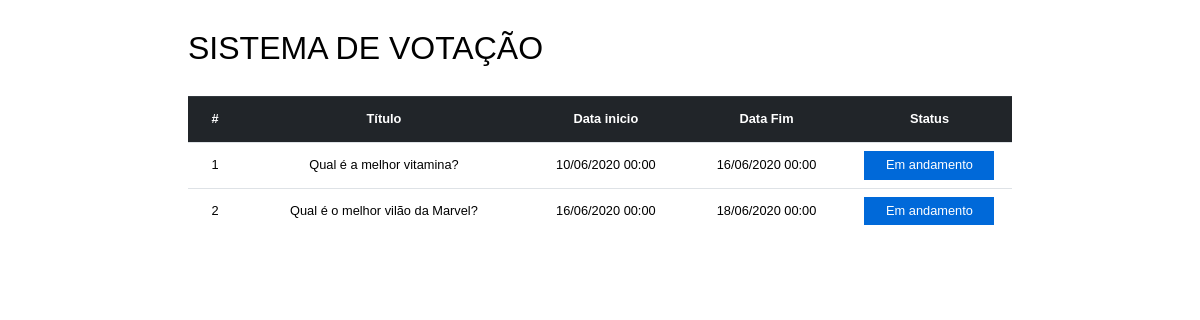
/webapp/index.php, run on an earlier commit of the app's database.
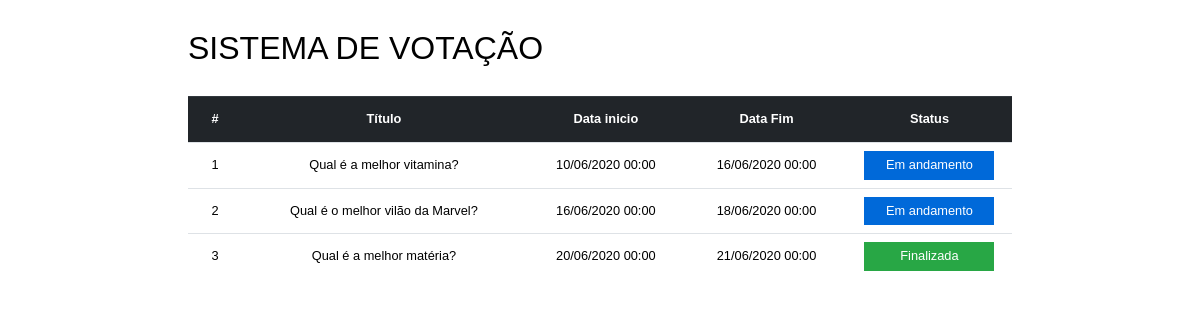
And on a later commit of the database.
### tables this page shows
create table if not exists Enquetes (
    id_enquete int(5) not null auto_increment,
    titulo text not null,
    dt_inicio datetime not null,
    dt_termino datetime not null,
    id_status int(5) not null,
    primary key(id_enquete)
);

create table if not exists Estados (
    id_status int(5) not null auto_increment,
    descricao text not null,
    primary key(id_status)
);

### webapp/src/Controller/ListaEnquete.php (called while the page is built, shortened)
<?php
class ListaEnquete implements InterfaceControladorRequisicao
{
    private $obj_enquete;
    public function __construct()
    {
        $this->obj_enquete = new Enquete();
    }
    public function processa_requisicao(): void
    {
        $enquetes = $this->obj_enquete->listar_todos();
        $obj_status = new Status();
        require __DIR__ . '/../../views/enquetes/lista-enquetes.php';
    }
}

### webapp/index.php (called while the page is built, shortened)
<?php
require './config/autoload.php';
$controlador = new ListaEnquete();
$controlador->processa_requisicao();

### webapp/config/autoload.php (called while the page is built, shortened)
<?php
spl_autoload_register(function (string $nomeCompletoDaClasse) {
    $caminhoArquivo = str_replace('SIGNOWEB\\TestePratico', 'src', $nomeCompletoDaClasse);
    $caminhoArquivo = str_replace('\\', DIRECTORY_SEPARATOR, $caminhoArquivo);
    $caminhoArquivo .= '.php';
});

### webapp/src/Conexao.php (called while the page is built, shortened)
<?php
class Conexao
{
    public static function conectar_banco(): mysqli
    {
        $servername = "mysql";
        $username = "root";
        $password = "enquete";
        $dbname = "enquete";
        $conn = new mysqli($servername, $username, $password, $dbname);
        $conn->set_charset('utf8');
        return $conn;
    }
}

### webapp/src/Model/Enquete.php (called while the page is built, shortened)
<?php
class Enquete
{
    private $mysql;
    public function __construct()
    {
        $this->mysql = Conexao::conectar_banco();
    }
    public function validarData()
    {
        $id_status = 3;
        $editaEnquete = $this->mysql->prepare('UPDATE Enquetes SET  id_status = ? WHERE dt_termino < ?');
        $id_status = 1;
        $editaEnquete = $this->mysql->prepare('UPDATE Enquetes SET  id_status = ? WHERE dt_inicio > ?');
        $id_status = 2;
        $editaEnquete = $this->mysql->prepare('UPDATE Enquetes SET  id_status = ? WHERE ? BETWEEN dt_inicio AND dt_termino');
    }
    public function listar_todos(): array
    {
        $resultado = $this->mysql->query("SELECT * from Enquetes as e WHERE
        (SELECT count(*) FROM Opcoes WHERE id_enquete = e.id_enquete) > 2");
        return $resultado->fetch_all(MYSQLI_ASSOC);
    }
}

### webapp/src/Model/Status.php (called while the page is built, shortened)
<?php
class Status
{
    private $mysql;
    public function __construct()
    {
        $this->mysql = Conexao::conectar_banco();
    }
    public function descricaoPorId(int $id): string
    {
        $selecionaStatus = $this->mysql->prepare('SELECT descricao FROM Estados WHERE id_status = ?');
        $selecionaStatus->bind_param('i', $id);
        $selecionaStatus->execute();
        $status = $selecionaStatus->get_result()->fetch_row();
        return $status[0];
    }
    public function corStatus($id_status): string
    {
        switch ($id_status) {
            case 2:
                return 'progress';
            case 3:
                return 'done';
        }
    }
}

### webapp/views/enquetes/lista-enquetes.php (the view)
<?php include __DIR__ . '/../inicio.php';?>
<div class="container">
    <h1>
        SISTEMA DE VOTAÇÃO
    </h1>
    <div class="tabela-reponsiva">
        <table>
            <thead>
                <tr>
                    <th scope="col">#</th>
                    <th scope="col">Título</th>
                    <th scope="col">Data inicio</th>
                    <th scope="col">Data Fim</th>
                    <th scope="col">Status</th>
                </tr>
            </thead>
            <tbody>
                <?php foreach ($enquetes as $enquete) : ?>
                    <tr onclick="location.href = '/enquete.php?id=<?= $enquete['id_enquete'] ?>'">
                        <td><?= $enquete['id_enquete'] ?></td>
                        <td><?= $enquete['titulo'] ?></td>
                        <td>
                            <?= date('d/m/Y H:i', strtotime($enquete['dt_inicio'])) ?>
                        </td>
                        <td>
                            <?= date('d/m/Y H:i', strtotime($enquete['dt_termino'])) ?>
                        </td>
                        <td><span class="<?= $obj_status->corStatus($enquete['id_status']) ?>">
                                <?= $obj_status->descricaoPorId($enquete['id_status']) ?>
                            </span></td>
                    </tr>
                <?php endforeach; ?>
            </tbody>
        </table>
    </div>
</div>
<?php include __DIR__ . '/../fim.php';?>

### webapp/views/inicio.php (shortened to what this page needs)
<!DOCTYPE html>
<html lang="pt-BR">
<head>
    <link rel="stylesheet" type="text/css" media="screen" href="/../../assets/main.css">
</head>
<body>
    <main>

### webapp/views/fim.php (shortened to what this page needs)
</main>
</body>
</html>

### webapp/assets/main.css (style rules this page uses)
html, body, div, span, applet, object, iframe, h1, h2, h3, h4, h5, h6, p, blockquote, pre, a, abbr, acronym, address, big, cite, code, del, dfn, em, img, ins, kbd, q, s, samp, small, strike, strong, sub, sup, tt, var, b, u, i, center, dl, dt, dd, ol, ul, li, fieldset, form, label, legend, table, caption, tbody, tfoot, thead, tr, th, td, article, aside, canvas, details, embed, figure, figcaption, footer, header, hgroup, menu, nav, output, ruby, section, summary, time, mark, audio, video { margin: 0; padding: 0; border: 0; font-size: 100%; font: inherit; vertical-align: baseline; }
body { line-height: 1; }
table { border-collapse: collapse; border-spacing: 0; }
*, *::before, *::after { box-sizing: border-box; }
html { font-family: sans-serif; line-height: 1; }
.container { width: 100%; padding-right: 10px; padding-left: 10px; margin-right: auto; margin-left: auto; max-width: 1500px; }
@media (max-width: 1600px) { .container { max-width: 1132px; } }
@media (max-width: 1280px) { .container { max-width: 844px; } }
h1 { font-size: 2rem; padding: 2rem 0; }
table { width: 100%; max-width: 100%; margin-bottom: 1rem; background-color: transparent; }
table th, table td { border-top: 1px solid #dee2e6; text-align: center; padding: 0.5rem; font-size: 0.80em; }
table tbody tr { cursor: pointer; }
table th { font-weight: bold; padding: 1rem; background-color: #212529; border-color: #32383e; color: #fff; }
table span { width: 100%; max-width: 130px; padding: 0.5rem; border: 0; display: inline-block; text-align: center; }
.progress { color: #fff; background-color: #0069d9; }
.done { color: #fff; background-color: #28a745; }

What changed in the data, as far as the page shows it:
added enquetes: id_enquete "3", titulo "Qual é a melhor matéria?", dt_inicio "20/06/2020 00:00", dt_termino "21/06/2020 00:00", id_status.descricao "Finalizada"
